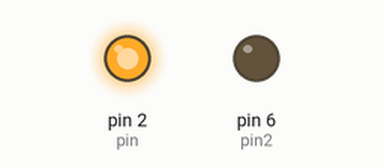
Bench run of a sketch on a simulated Arduino Uno, built with avr-gcc and run on an emulated ATmega328P. Parts: output pins drawn as LEDs (lit = HIGH).

Above: at 0.3 s.
At 1.7 s:
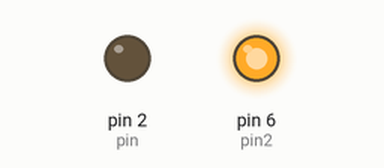
At 2.9 s:
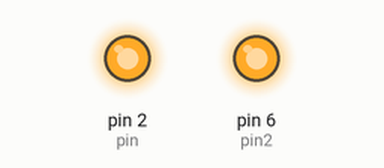
At 5.0 s:
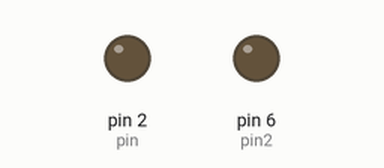
Timing chart, 0 to 8.8 s (numbered marks = the images above):
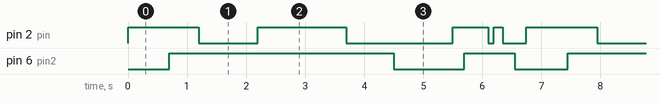

Measured:
- by itself, pin 2 (pin): repeats every 6.8 s: LOW 1.0 s, HIGH 1.5 s, LOW 1.8 s, HIGH 0.60 s, LOW 0.10 s, HIGH 0.15 s, LOW 0.40 s, HIGH 1.2 s
- by itself, pin 6 (pin2): repeats every 6.8 s: LOW 1.2 s, HIGH 0.85 s, LOW 0.90 s, HIGH 3.8 s
- by itself, everything shown: repeats every 6.8 s, in 12 steps

The sketch:

sketch_oct28a.ino
```cpp
const int pin = 2; //Variable pin bei Anschluss 2
const int pin2 = 6; //Variable pin2 bei Anschluss 6

void setup() {
  // put your setup code here, to run once:
  pinMode(pin, OUTPUT); //pin ist output
  pinMode(pin2, OUTPUT); //pin2 ist output


}

void loop() {
  // put your main code here, to run repeatedly:
  digitalWrite(pin,HIGH); //LED wird angeschaltet
  delay(700); //1000ms warten
  digitalWrite(pin2,HIGH); //LED wird angeschaltet
  delay(500);
  digitalWrite(pin,LOW); //LED wird ausgeschaltet


  digitalWrite(pin2,HIGH); //LED wird angeschaltet
  delay(1000); //1000ms warten
  digitalWrite(pin,HIGH); //LED wird ausgeschaltet
  delay(1500); //1000ms warten
  digitalWrite(pin,LOW); //LED wird angeschaltet

  delay(800); //1000ms warten
  digitalWrite(pin2,LOW); //LED wird ausgeschaltet
  delay(1000); //1000ms warten

  digitalWrite(pin,HIGH); //LED wird angeschaltet
  delay(200); //1000ms warten
  digitalWrite(pin2,HIGH); //LED wird angeschaltet
  delay(400);
  digitalWrite(pin,LOW); //LED wird ausgeschaltet


  digitalWrite(pin2,HIGH); //LED wird angeschaltet
  delay(100); //1000ms warten
  digitalWrite(pin,HIGH); //LED wird ausgeschaltet
  delay(150); //1000ms warten
  digitalWrite(pin,LOW); //LED wird angeschaltet

  delay(200); //1000ms warten
  digitalWrite(pin2,LOW); //LED wird ausgeschaltet
  delay(200); //1000ms warten


}
```
